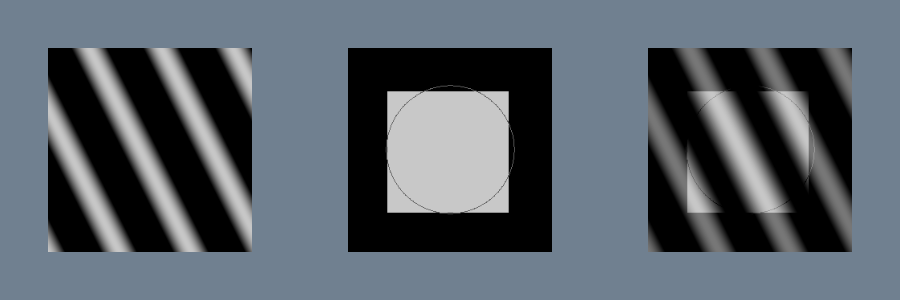

Generate this figure with Python:
#!/usr/bin/env python

# Compute a weighted sum of two procedural images using
# vtkImageWeightedSum and display the inputs alongside the result.

# Factory overrides: importing these modules registers the OpenGL rendering
# and interaction style implementations for vtkRenderingCore factory classes.
import vtkmodules.vtkInteractionStyle  # noqa: F401
import vtkmodules.vtkRenderingOpenGL2  # noqa: F401
# VTK pipeline classes used in this example
from vtkmodules.vtkImagingCore import vtkImageCast
from vtkmodules.vtkImagingMath import vtkImageWeightedSum
from vtkmodules.vtkImagingSources import (
    vtkImageCanvasSource2D,
    vtkImageSinusoidSource,
)
from vtkmodules.vtkRenderingCore import (
    vtkImageActor,
    vtkRenderWindow,
    vtkRenderWindowInteractor,
    vtkRenderer,
)

# Colors (normalized RGB)
slate_gray_background_rgb = (0.439, 0.502, 0.565)

# Source 1: a sinusoidal pattern
source_0 = vtkImageSinusoidSource()
source_0.SetWholeExtent(0, 255, 0, 255, 0, 0)
source_0.SetDirection(1.0, 0.5, 0.0)
source_0.SetPeriod(80.0)
source_0.SetAmplitude(200.0)
source_0.Update()

# Source 2: a canvas with geometric shapes
source_1 = vtkImageCanvasSource2D()
source_1.SetScalarTypeToDouble()
source_1.SetExtent(0, 255, 0, 255, 0, 0)
source_1.SetDrawColor(0)
source_1.FillBox(0, 255, 0, 255)
source_1.SetDrawColor(200)
source_1.FillBox(50, 200, 50, 200)
source_1.SetDrawColor(100)
source_1.DrawCircle(128, 128, 80)
source_1.Update()

# Filter: compute the weighted sum of the two images (0.6 × source_0 + 0.4 × source_1)
weighted_sum = vtkImageWeightedSum()
weighted_sum.AddInputConnection(source_0.GetOutputPort())
weighted_sum.AddInputConnection(source_1.GetOutputPort())
weighted_sum.SetWeight(0, 0.6)
weighted_sum.SetWeight(1, 0.4)

# Cast: convert all outputs to unsigned char for display
cast_0 = vtkImageCast()
cast_0.SetInputConnection(source_0.GetOutputPort())
cast_0.SetOutputScalarTypeToUnsignedChar()
cast_0.ClampOverflowOn()

cast_1 = vtkImageCast()
cast_1.SetInputConnection(source_1.GetOutputPort())
cast_1.SetOutputScalarTypeToUnsignedChar()
cast_1.ClampOverflowOn()

cast_sum = vtkImageCast()
cast_sum.SetInputConnection(weighted_sum.GetOutputPort())
cast_sum.SetOutputScalarTypeToUnsignedChar()
cast_sum.ClampOverflowOn()

# Actor 1: display the sinusoidal image
actor_0 = vtkImageActor()
actor_0.GetMapper().SetInputConnection(cast_0.GetOutputPort())

# Actor 2: display the canvas image
actor_1 = vtkImageActor()
actor_1.GetMapper().SetInputConnection(cast_1.GetOutputPort())

# Actor 3: display the weighted sum
actor_2 = vtkImageActor()
actor_2.GetMapper().SetInputConnection(cast_sum.GetOutputPort())

# Renderer 1: left viewport — sinusoidal input
renderer_0 = vtkRenderer()
renderer_0.AddActor(actor_0)
renderer_0.SetViewport(0.0, 0.0, 0.333, 1.0)
renderer_0.SetBackground(slate_gray_background_rgb)
renderer_0.ResetCamera()

# Renderer 2: center viewport — canvas input
renderer_1 = vtkRenderer()
renderer_1.AddActor(actor_1)
renderer_1.SetViewport(0.333, 0.0, 0.667, 1.0)
renderer_1.SetBackground(slate_gray_background_rgb)
renderer_1.ResetCamera()

# Renderer 3: right viewport — weighted sum result
renderer_2 = vtkRenderer()
renderer_2.AddActor(actor_2)
renderer_2.SetViewport(0.667, 0.0, 1.0, 1.0)
renderer_2.SetBackground(slate_gray_background_rgb)
renderer_2.ResetCamera()

# Window: display the rendered scene
render_window = vtkRenderWindow()
render_window.AddRenderer(renderer_0)
render_window.AddRenderer(renderer_1)
render_window.AddRenderer(renderer_2)
render_window.SetWindowName("sum")
render_window.SetMultiSamples(0)
render_window.SetSize(900, 300)

# Interactor: handle mouse and keyboard events
render_window_interactor = vtkRenderWindowInteractor()
render_window_interactor.SetRenderWindow(render_window)

# Launch the interactive visualization
render_window_interactor.Initialize()
render_window_interactor.Start()
